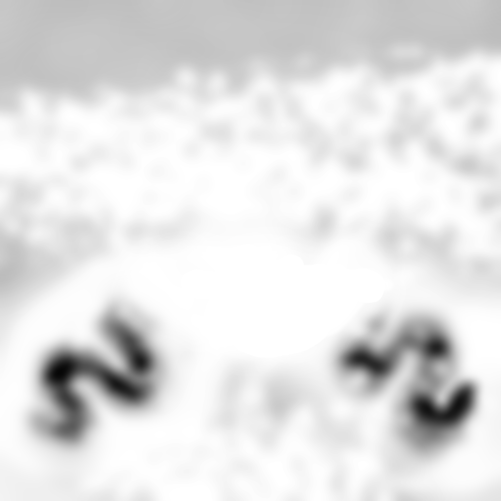
#> input picture project/wash_turb.png, 1001 x 1001 px, found by its file name (shown at 1/2 size)
$ python wash.py
#> lines starting #> are read from the running program, lines starting #| are printed output that depends on the picture
from PIL import Image
from math import sqrt
import numpy as np
from numpy import save


imag = Image.open("project/wash_turb.png")
#> imag is the input picture: PIL image 1001x1001 RGBA; mean R, G, B, A 226.1, 226.1, 226.1, 255
#Convert the image te RGB if it is a .gif for example
imag = imag.convert ('RGB')
#> imag: PIL image 1001x1001 RGB
#coordinates of the pixel
X,Y = 0,0
#Get RGB
pixelRGB = imag.getpixel((X,Y))
#> pixelRGB = (198, 198, 198)
R,G,B = pixelRGB
#> R = 198; G = 198; B = 198

arr = np.zeros((1001,1001))


for y in range(imag.size[0]):
    for x in range(imag.size[1]):
        pixelRGB = imag.getpixel((x,y))
        R,G,B = pixelRGB
        value = (R + G + B)/(3*255)
        arr[x][y] = value
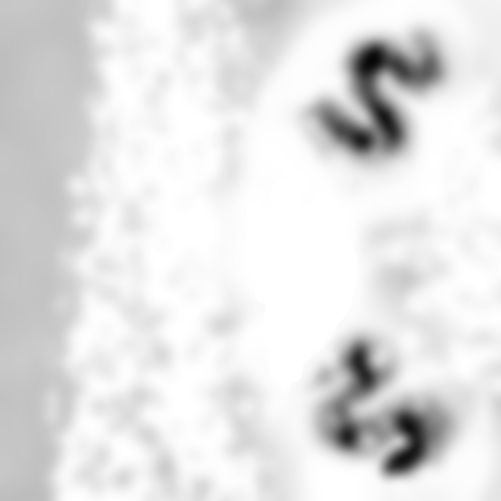
#> arr: shape (1001, 1001) float64 (shown at 1/2 size); min 0.0275, max 1, mean 0.887

save("data_draw.npy", arr)
